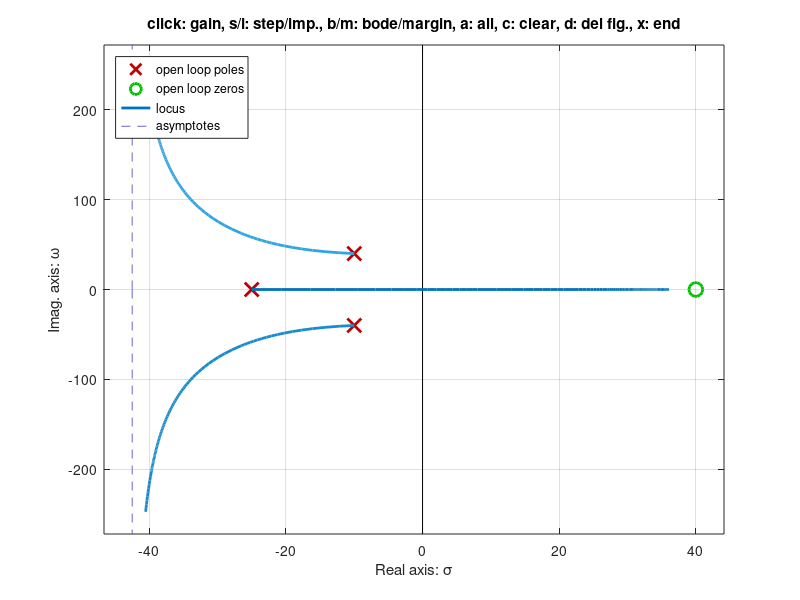

Here is the MATLAB script that generated this plot:
close all; clear all; history -c; clc;
pkg load control;

s = tf('s');

G1 = 100/(s*(s + 5));
rlocus(G1); sgrid       % El sistema oscilará si k = 0

G2 = 100*(s^2 + 40*s + 800)/((s + 80)*(s + 50));
rlocus(G2); sgrid       % El sistema no oscilará

G3 = 100/((s + 80)*(s + 50)*(s - 10));
rlocusx(G3)             % El sistema oscilará si k = 3640

G4 = 100*(s + 40)/((s + 5)*(s^2 + 20*s + 1700))
rlocusx(G4)             % El sistema oscilará si k = 24.35

G5 = 100*(s + 40)/((s - 5)*(s^2 + 20*s + 1700))
rlocusx(G5)             % El sistema oscilará si k = 13

G6 = 100*(s - 40)/((s + 25)*(s^2 + 20*s + 1700))
rlocusx(G6)             % El sistema oscilará si k = 10.64
